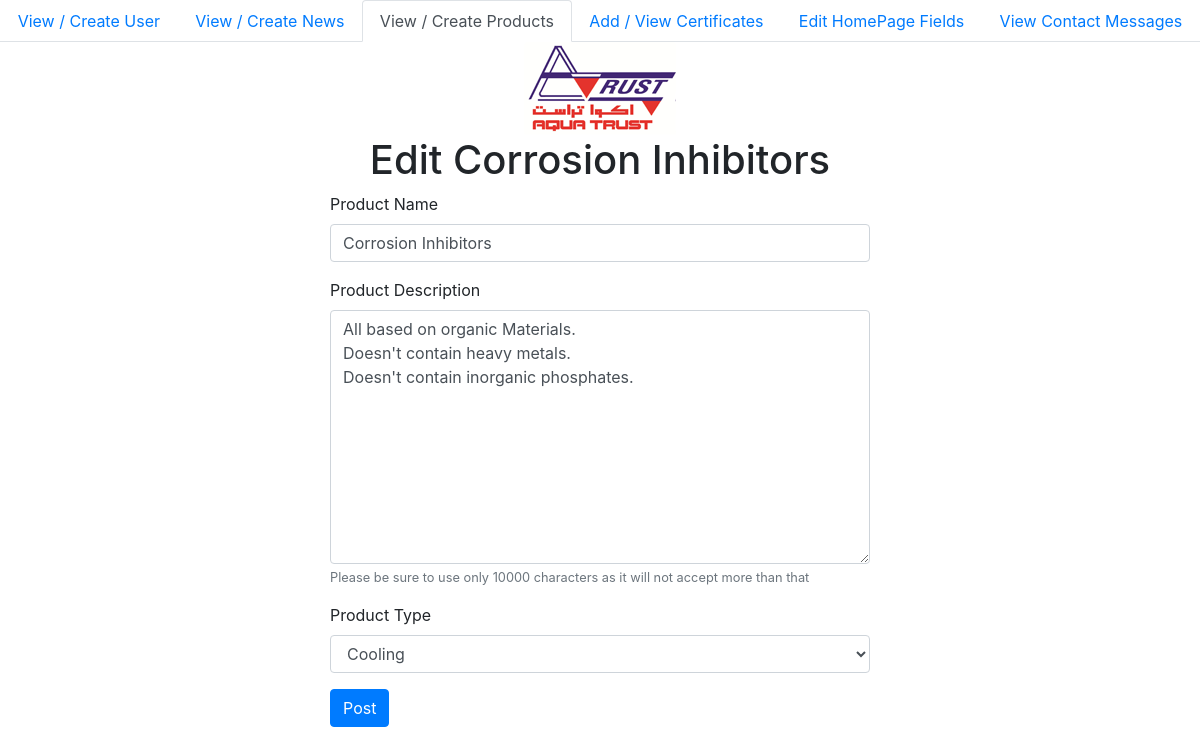
The app's page /View/AdminPanel/EditProduct.php?ID=6 (signed in) with its own data.
### tables this page shows
CREATE TABLE `product` (
  `ID` int(11) NOT NULL,
  `Name` varchar(256) NOT NULL,
  `Description` varchar(10000) NOT NULL,
  `Type` int(11) NOT NULL
);

### Controller/ProductController.php (called while the page is built, shortened)
<?php
require_once __DIR__.'/../Model/ProductModel.php';
class ProductController{
    public function getProductByID($ID){
        $ProductObject = new ProductModel(null , null , null);
        $ProductObject->setID($ID);
        return $ProductObject->GetProductByID();
    }
}
?>

### Model/ProductModel.php (called while the page is built, shortened)
<?php
require_once __DIR__.'/../Shared/Database/DatabaseConnect.php';
class ProductModel{
    private $ID;
    private $Name;
    private $Description;
    private $Type;
    public function __construct($Name, $Description, $Type)
    {
        $this->Name = $Name;
        $this->Description = $Description;
        $this->Type = $Type;
    }
    public function setID($ID): void
    {
        $this->ID = $ID;
    }
    public function getName()
    {
        return $this->Name;
    }
    public function getDescription()
    {
        return $this->Description;
    }
    public function getType()
    {
        return $this->Type;
    }
    public function GetProductByID(){
        $sql = "SELECT * FROM `product` WHERE ID = '".$this->ID."' ";
        $Database = new DatabaseConnect();
        $Result = $Database->execute($sql);
        if ($Result->num_rows > 0){
            $row = mysqli_fetch_array($Result);
            $Product = new self($row['Name'] , $row['Description'] , $row['Type']);
            $Product->setID($row['ID']);
            return $Product;
        }
        else{
            return null;
        }
    }
}
?>

### Shared/Database/DatabaseConnect.php (called while the page is built, shortened)
<?php
class DatabaseConnect{
    private $Host = "localhost";
    private $username = "root";
    private $password = "";
    private $Database = "aquatrust";
    private $Object = null;
    public function __construct()
    {
        $this->Object = new mysqli($this->Host , $this->username , $this->password , $this->Database);
    }
    public function execute($sql){
        return $this->Object->query($sql);
    }
}

### View/AdminPanel/EditProduct.php (the view, shortened to what this page needs)
<?php
if (isset($_GET['ID'])){
    require_once __DIR__.'/../../Model/ProductModel.php';
    require_once __DIR__.'/../../Controller/ProductController.php';
    $ID = $_GET['ID'];
    $ProductController = new ProductController();
    $Product = $ProductController->getProductByID($ID);
}else{
    header("Location:ViewAllProducts.php");
    exit();
}
?>
<html>
    <head>
        <link rel="stylesheet" href="https://stackpath.bootstrapcdn.com/bootstrap/4.4.1/css/bootstrap.min.css">
    </head>
    <body>
        <ul class="nav nav-tabs nav-fill">
            <li class="nav-item">
                <a class="nav-link" href="ViewUsers.php">View / Create User</a>
            </li>
            <li class="nav-item">
                <a class="nav-link" href="ViewAllNews.php">View / Create News</a>
            </li>
            <li class="nav-item">
                <a class="nav-link active" href="ViewAllProducts.php">View / Create Products</a>
            </li>
            <li class="nav-item">
                <a class="nav-link" href="ViewCertificates.php">Add / View Certificates</a>
            </li>
            <li class="nav-item">
                <a class="nav-link" href="EditHome.php">Edit HomePage Fields</a>
            </li>
            <li class="nav-item">
                <a class="nav-link" href="ViewContactUS.php">View Contact Messages</a>
            </li>
        </ul>
        <img src="../../Shared/Images/Logos/logo.png" class="rounded mx-auto d-block" alt="...">
        <div class="container">
            <div class="row h-50 justify-content-center align-items-center">
                <div class="col-10 col-md-8 col-lg-6">
                    <form action="../../Controller/ProductController.php" method="post" class="form-example" >
                        <h1 class="text-center">Edit <?php echo $Product->getName(); ?></h1>
                        <div class="form-group">
                            <label for="Title">Product Name</label>
                            <input type="text" class="form-control username" id="Title" value="<?php echo $Product->getName(); ?>" placeholder="Name..." name="name">
                        </div>
                        <div class="form-group">
                            <label for="exampleFormControlTextarea1">Product Description</label>
                            <textarea class="form-control" id="Description" name="description" rows="10" maxlength="10000"><?php echo $Product->getDescription(); ?></textarea>
                            <small id="passwordHelpBlock" class="form-text text-muted"> Please be sure to use only 10000 characters as it will not accept more than that</small>
                        </div>
                        <div class="form-group">
                            <label for="exampleFormControlSelect2">Product Type</label>
                            <select class="form-control"  name="type" id="exampleFormControlSelect2">
                                <?php if ($Product->getType() == 1){
                                    echo '<option selected="selected" value="1">Cooling</option>';
                                }else{
                                    echo '<option value="1">Cooling</option>';
                                }
                                ?>
                            </select>
                        </div>
                        <button type="submit" name="EditProduct" class="btn btn-primary btn-customized">Post</button>
                    </form>
                </div>
            </div>
        </div>
    </body>
</html>

### records on screen
product: Name "Corrosion Inhibitors", name "Corrosion Inhibitors", description "All based on organic Materials. Doesn't contain heavy metals. Doesn't contain inorganic phosphates.", type "Cooling"
